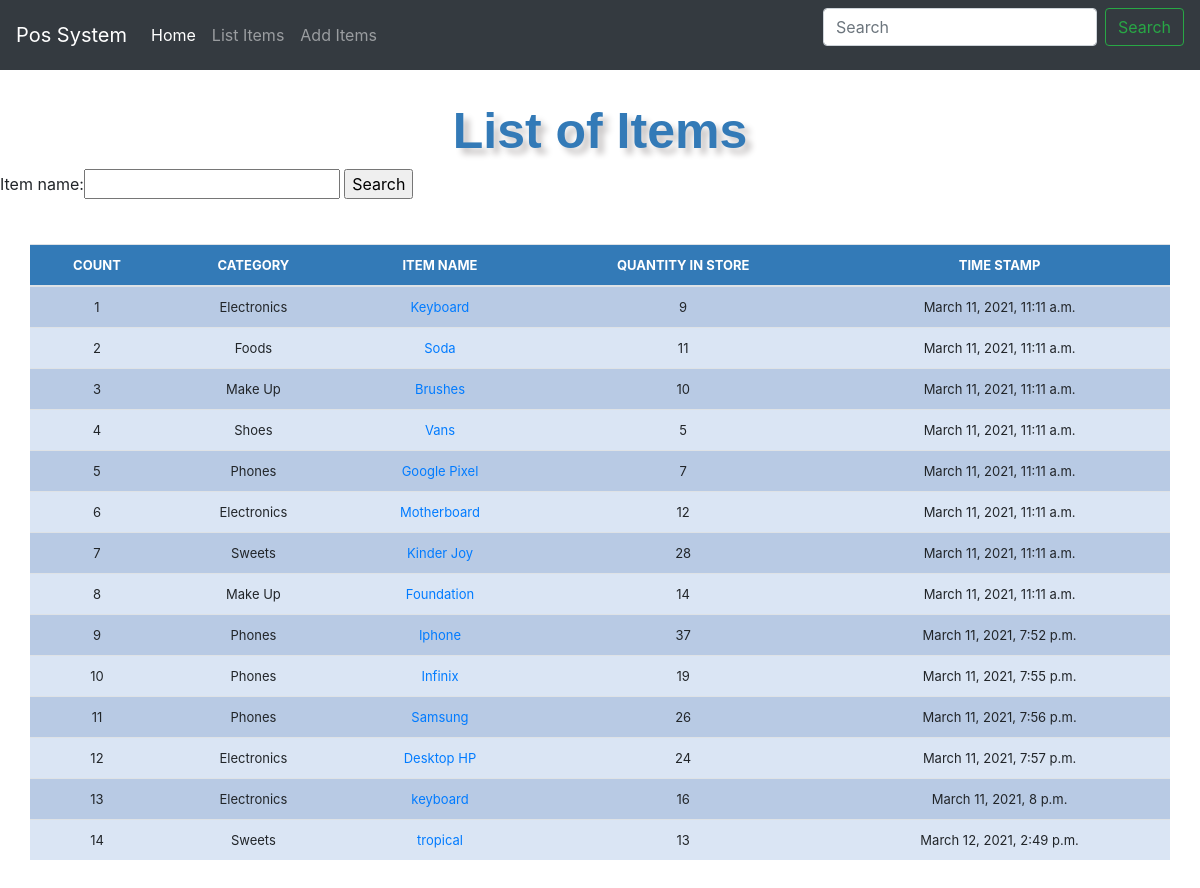
The app's page /list_items/ with its own data.
### Management/models.py (models this page shows, shortened)
class Stock(models.Model):
	category = models.category = models.ForeignKey(Category, on_delete=models.CASCADE)
	item_name = models.CharField(max_length=50, blank=False, null=True)
	quantity = models.IntegerField(default='0', blank=False, null=True)
	receive_quantity = models.IntegerField(default='0', blank=True, null=True)
	receive_by = models.CharField(max_length=50, blank=True, null=True)
	issue_quantity = models.IntegerField(default='0', blank=True, null=True)
	issue_by = models.CharField(max_length=50, blank=True, null=True)
	issue_to = models.CharField(max_length=50, blank=True, null=True)
	phone_number = models.CharField(max_length=50, blank=True, null=True)
	created_by = models.CharField(max_length=50, blank=True, null=True)
	reorder_level = models.IntegerField(default='0', blank=True, null=True)
	last_updated = models.DateTimeField(auto_now_add=False, auto_now=True)
	timestamp = models.DateTimeField(auto_now_add=True, auto_now=False)
	export_to_CSV = models.BooleanField(default=False)

class Category(models.Model):
	name = models.CharField(max_length=50, blank=True, null=True)
	def __str__(self):
		return self.name

### Management/views.py (the view, shortened to what this page needs)
# urls.py: path('list_items/', views.list_items, name='list_items'),
def list_items(request):
    ListHeader = 'List of Items'
    form = StockSearchForm(request.POST or None)
    queryset = Stock.objects.all()
    context = {
        "ListHeader": ListHeader,
        "queryset": queryset,
        "form": form,
	}
    return render(request, "Management/list_items.html",context)

### Management/forms.py
class StockSearchForm(forms.ModelForm):
   class Meta:
     model = Stock
     fields = ['item_name']

### Management/templates/Management/list_items.html (shortened to what this page needs)
{% extends 'Management/base.html' %}
{% load static%}
{% load bootstrap4 %}
{% block content %}
<link href="{% static 'css/Management.css' %}" rel="stylesheet">
<div class="ListHeader">{{ListHeader}}</div>
<form method='POST' action=''>{% csrf_token %}
    {{form}}
        <input type="submit" value='Search'/>
</form>
<br>
<table class='table'>
    <thead>
      <tr>
        <th>COUNT</th>
        <th>CATEGORY</th>
        <th>ITEM NAME</th>
        <th>QUANTITY IN STORE</th>
        <th>TIME STAMP</th>
      </tr>
    </thead>
  {% for instance in queryset %}
      <tr>
        <td>{{forloop.counter}}</td>
        <td>{{instance.category}}</td>
        <td><a href="{% url 'stock_detail' instance.id %}">{{instance.item_name}}</a></td>
        <td>{{instance.quantity}}</td>
        <td>{{instance.timestamp}}</td>
      </tr>
  {% endfor %}
</table>
{%endblock%}

### Management/templates/Management/base.html (shortened to what this page needs)
{%load bootstrap4 %}
{% load static %}
<html>
<head>
    {%block styles%}
    {%bootstrap_css%}
    <link rel="stylesheet" href="{% static 'css/Management.css' %}">
    <link rel="stylesheet" href="{% static 'css/Navbar.css' %}">
    {% endblock %}
</head>
<body>
{% include 'Management/navbar.html' %}
{%block content%}
{% endblock %}
</body>
</html>

### Management/templates/Management/navbar.html (shortened to what this page needs)
<nav class="navbar navbar-expand-md navbar-dark bg-dark mb-4">
  <a class="navbar-brand" href="#">Pos System</a>
  <div class="collapse navbar-collapse" id="navbarCollapse">
    <ul class="navbar-nav mr-auto">
      <li class="nav-item active">
        <a class="nav-link" href="/">Home <span class="sr-only">(current)</span></a>
      </li>
      <li class="nav-item">
        <a class="nav-link" href="/list_items">List Items</a>
      </li>
      <li class="nav-item">
        <a class="nav-link" href="/add_items">Add Items</a>
      </li>
    </ul>
    <form class="form-inline mt-2 mt-md-0">
      <input class="form-control mr-sm-2" type="text" placeholder="Search" aria-label="Search">
      <button class="btn btn-outline-success my-2 my-sm-0" type="submit">Search</button>
    </form>
  </div>
</nav>

### static/css/Management.css (style rules this page uses)
body { min-height: 75rem; }
.table { font-size: 13px; text-align: center; width: 95%; margin: auto; }
.table tr:nth-child(odd) { background: #B8CAE4 }
.table tr:nth-child(even) { background: #dae5f4 }
th { background-color: #337ab7; color: white; }
.ListHeader { font-family: helvetica; color: #337ab7; font-size: 50px; text-align: center; width: 100%; text-shadow: 6px 6px 6px #c9c6c6; display: block; font-weight: bolder; }

### records on screen
Stock: category "Electronics", item_name "Keyboard", quantity "9", timestamp "March 11, 2021, 11:11 a.m."
Stock: category "Foods", item_name "Soda", quantity "11", timestamp "March 11, 2021, 11:11 a.m."
Stock: category "Make Up", item_name "Brushes", quantity "10", timestamp "March 11, 2021, 11:11 a.m."
Stock: category "Shoes", item_name "Vans", quantity "5", timestamp "March 11, 2021, 11:11 a.m."
Stock: category "Phones", item_name "Google Pixel", quantity "7", timestamp "March 11, 2021, 11:11 a.m."
Stock: category "Electronics", item_name "Motherboard", quantity "12", timestamp "March 11, 2021, 11:11 a.m."
Stock: category "Sweets", item_name "Kinder Joy", quantity "28", timestamp "March 11, 2021, 11:11 a.m."
Stock: category "Make Up", item_name "Foundation", quantity "14", timestamp "March 11, 2021, 11:11 a.m."
Stock: category "Phones", item_name "Iphone", quantity "37", timestamp "March 11, 2021, 7:52 p.m."
Stock: category "Phones", item_name "Infinix", quantity "19", timestamp "March 11, 2021, 7:55 p.m."
Stock: category "Phones", item_name "Samsung", quantity "26", timestamp "March 11, 2021, 7:56 p.m."
Stock: category "Electronics", item_name "Desktop HP", quantity "24", timestamp "March 11, 2021, 7:57 p.m."
Stock: category "Electronics", item_name "keyboard", quantity "16", timestamp "March 11, 2021, 8 p.m."
Stock: category "Sweets", item_name "tropical", quantity "13", timestamp "March 12, 2021, 2:49 p.m."

### other values on screen
{{ ListHeader }} "List of Items"
